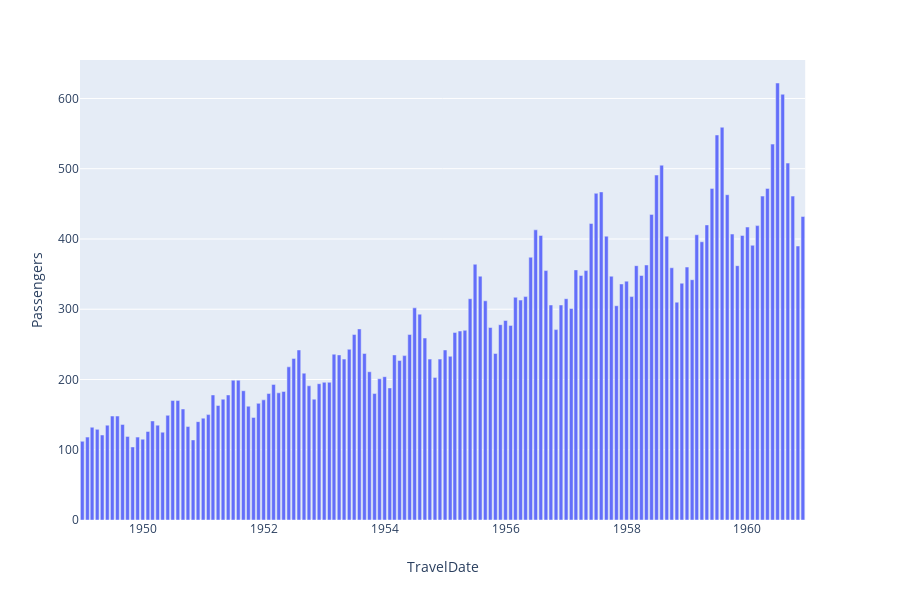

This figure's notebook cell:
### Code cell
px.bar(airpassengerspx,x="TravelDate", y="Passengers")

### Figure 1 — Plotly figure (JSON) as saved in the notebook; plotly's stock layout.template omitted (floating-point values rounded to 4 significant figures; data arrays with more than 128 entries replaced by an {"elided": "..."} marker saying what was removed)
{"data": [{"alignmentgroup": "True", "hoverlabel": {"namelength": 0}, "hovertemplate": "TravelDate=%{x}<br>Passengers=%{y}", "legendgroup": "", "marker": {"color": "#636efa"}, "name": "", "offsetgroup": "", "orientation": "v", "showlegend": false, "textposition": "auto", "type": "bar", "x": {"elided": "144 str values"}, "xaxis": "x", "y": {"elided": "144 int values"}, "yaxis": "y"}], "layout": {"barmode": "relative", "height": 600, "legend": {"tracegroupgap": 0}, "margin": {"t": 60}, "xaxis": {"anchor": "y", "domain": [0, 0.98], "title": {"text": "TravelDate"}}, "yaxis": {"anchor": "x", "domain": [0, 1], "title": {"text": "Passengers"}}}}
